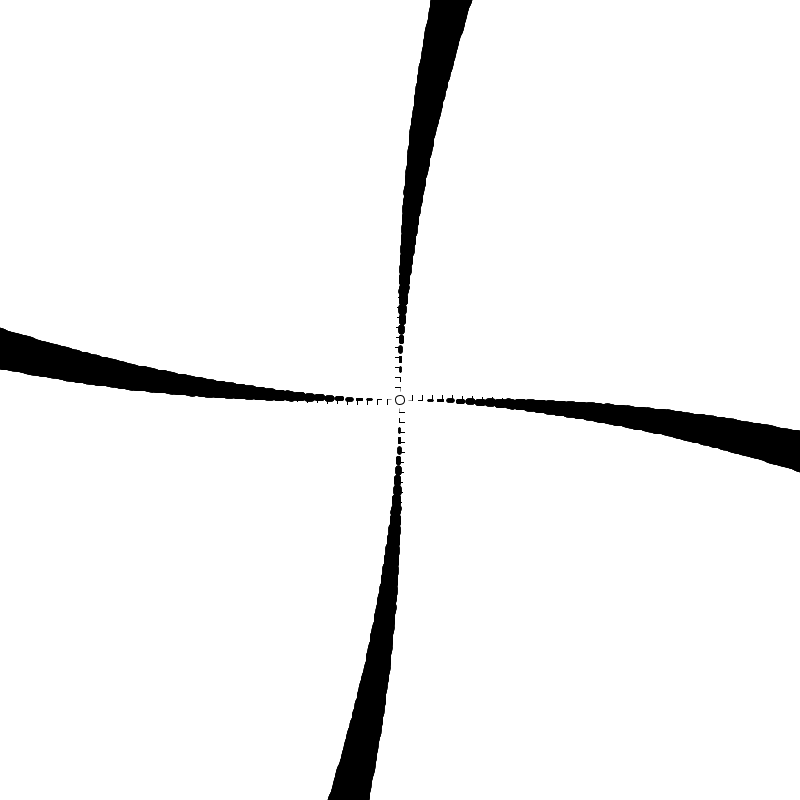
Frame 1 (no input)
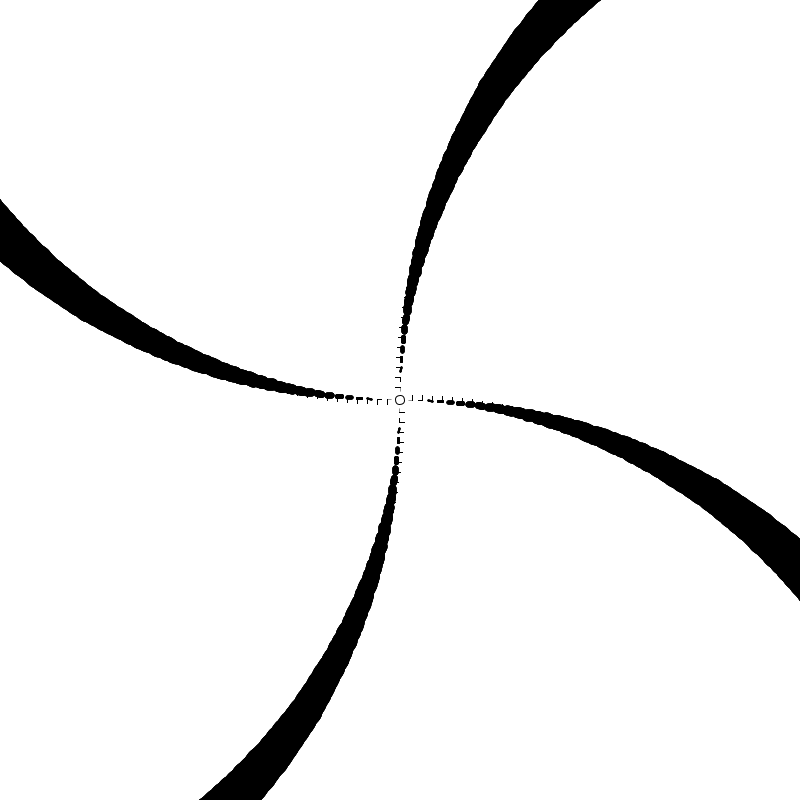
Frame 60 (the mouse pressed at the canvas centre just before this capture)
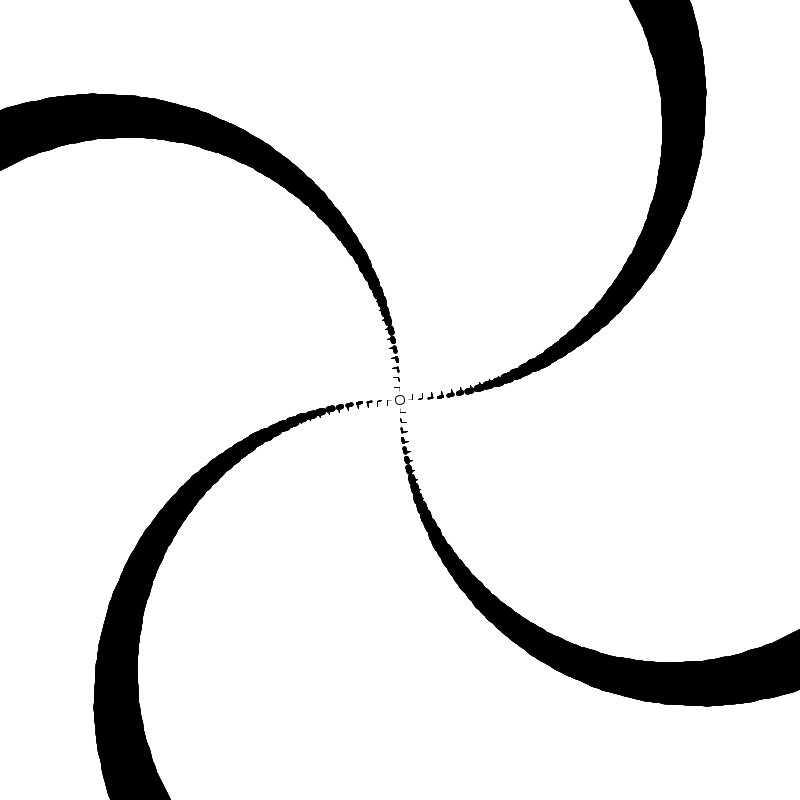
Frame 120 (the mouse held since frame 60 and released just before this capture)

The Processing sketch that drew these frames (run headless with seeded random() and noise(); from frame 60 on, the mouse is pressed at the canvas centre):

// Processing sketch: processing_28061
// ── processing_28061.pde

/*
Alba G. Corral - 2009
 Titulo: oscilaciones matrix
 Descripción:
 este sketch nos sirve para ver otra utilizad de la pila de matrices:
 El uso conjunto de PushMatrix y PopMatrix permite almacenar estados 
 intermedios de la transformación en la pila y 
 recuperarlos posteriormente.
 
 La trigonometría nos sirve para oscilar entre varios valores. un seno o un coseno
 siempre oscilara entre valores decimales entre -1 y 1. Por ahora con esto nos basta para poder
 utilizarlo en el movimiento de la flor
 */
float inc = 0.0;//incremento de angulo
float dim = 10; //diametro de la ellipse central
boolean isBackGround = true;
boolean isFade = false;
int LONGITUD = 100;
int NUM_TALLOS = 16;
void setup() {
  size(800,800);

  smooth();
}
void draw() {

  if ( isBackGround  == true){ 
    background(#FFFFFF);
  } //equivalente a  if ( isBackGround ){ background(255);}
  if (isFade) hazFade();
  inc += .05;
  //float angle = sin(inc) / 10.0 ;
  float angle = sin(inc) /8.0 ;
  translate(width/2,height/2); //trasladamos nuestro punto 0,0 de coordenadas a la mitad de la pantalla
  for (int i = 0; i < NUM_TALLOS; i++) { // UN LOOP! que será esto? repite el bloque entre corchetes tantas veces como se cumpla la condicion de en medio
    tail(0,dim/4, LONGITUD, angle); // llamamos a la funcion tal con 4 parametros
    rotate(PI*8/NUM_TALLOS); // rotamos nuestra pantalla PI/4
  }
  fill(#FFFFFF);
  ellipse(0,0,dim,dim);
}
void tail(float x,float y, int units, float angle) {
  pushMatrix();
  translate(x, y);
  
  for (int i =0 ; i < units; i++) { // loop decreciente, 
    rotate(angle);
    translate(0, 10); //translate(0, 4); interesante
    strokeWeight(i);
    stroke(0);//
    line(0, 0, 0, -4);
    strokeWeight(1);
    line(0,0,5,0);
    
    
  }
  fill(255,0,0);
  ellipse(0,0,10,10);
  popMatrix();
}

void hazFade(){
  isBackGround = false;
  fill(#FFFFFF);
  noStroke();
  rect(0,0,width,height);
}

void keyPressed() {
  switch(key) {
  case '+': 
    println("has pulsado la tecla +");
    break;
  case '-': 
    println("has pulsado la tecla -");
    break;

  case 'F': 
  case 'f':
    isFade = !isFade;
    break;
  case 's': 
  case 'S': 
    println("salvamos IMAGEN");
    save("out/filename-"+frameCount+".png");
    break;

  case 'b': 
  case 'B': 
    isBackGround =! isBackGround;

    break;
  }
}
